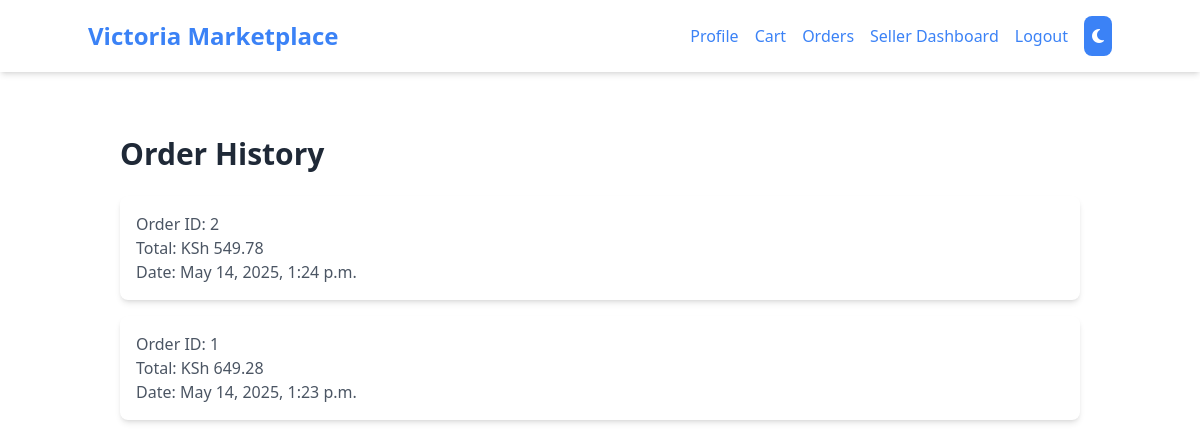
Page /orders/ (signed in) on the earlier database version.
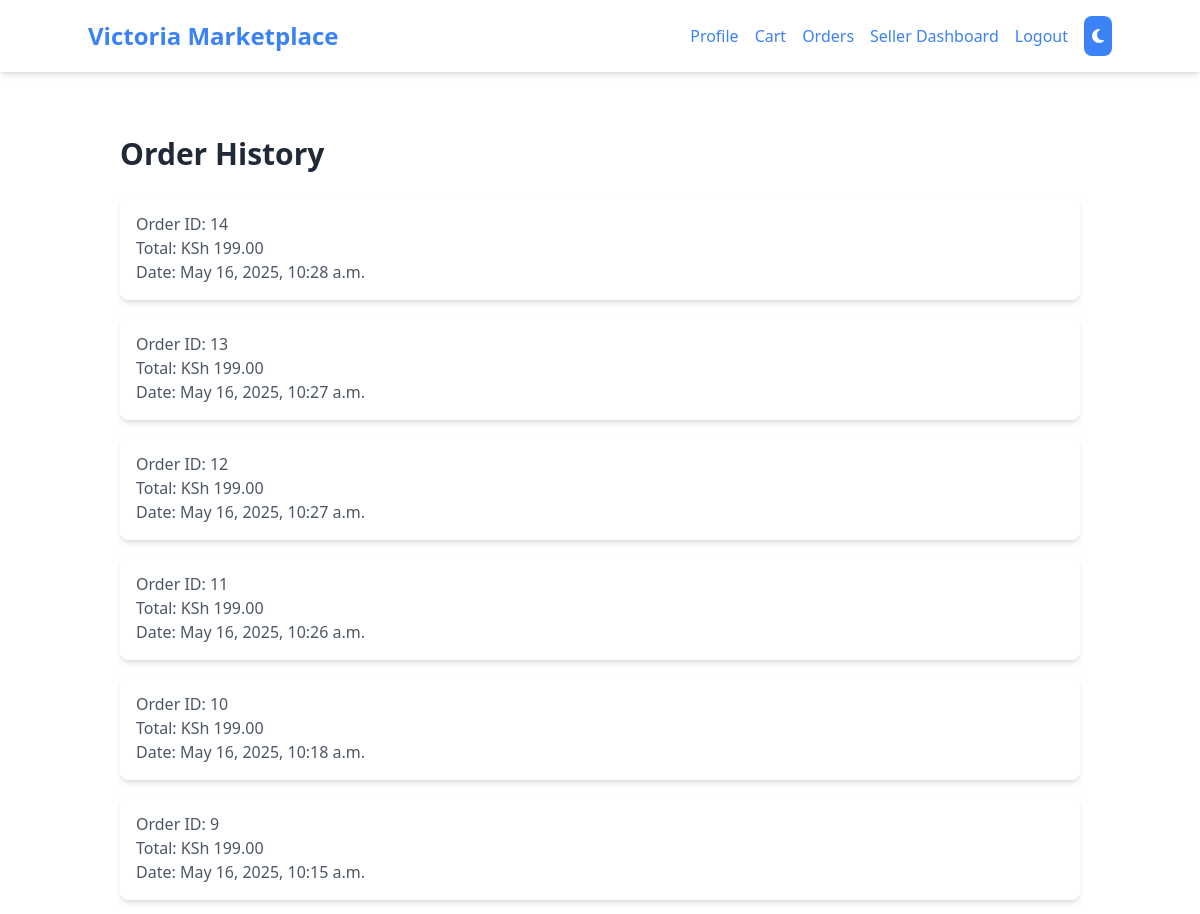
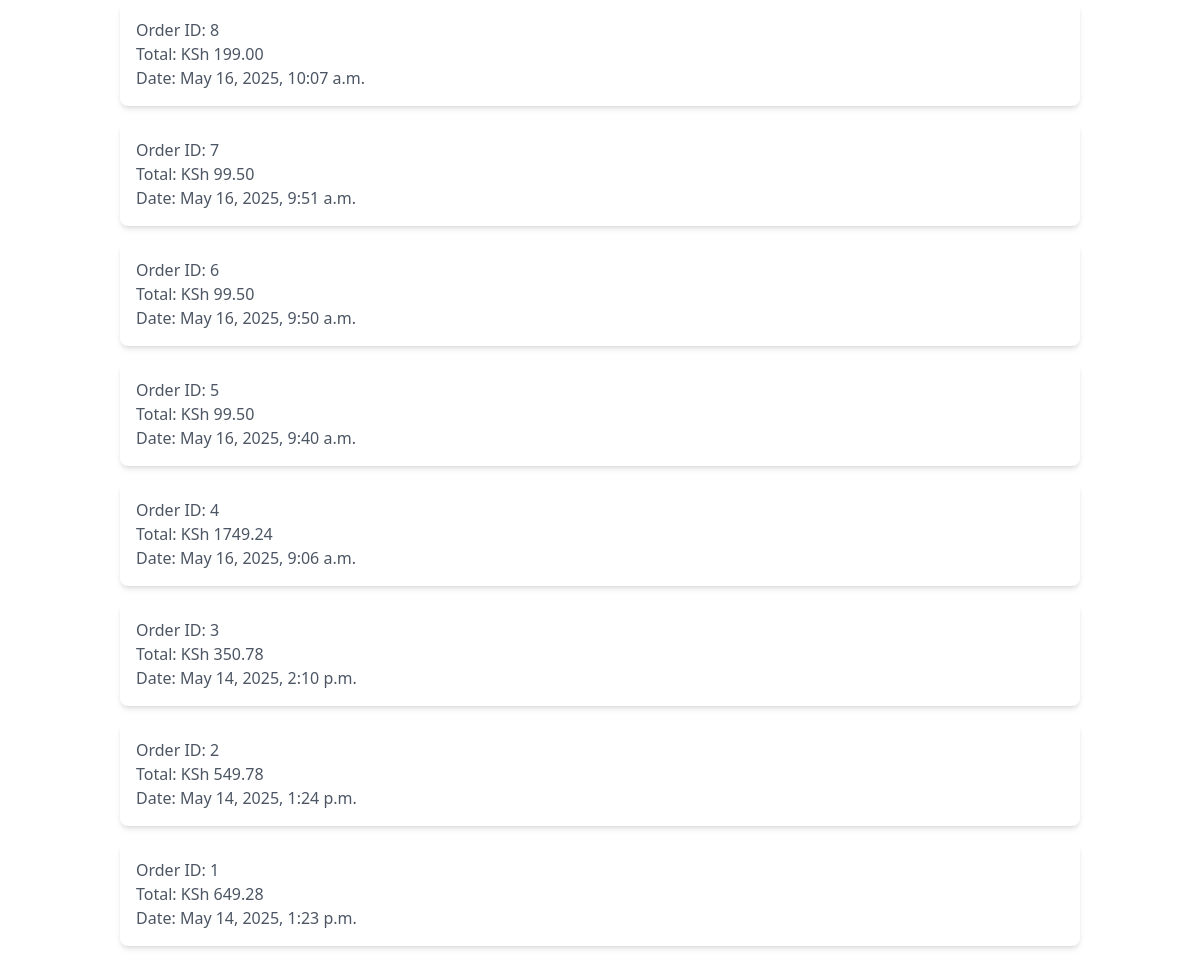
Same page on the later database version (2 pictures, top to bottom).
### marketplace/models.py (models this page shows, shortened)
class Order(models.Model):
    STATUS_CHOICES = [
        ('Pending', 'Pending'),
        ('Completed', 'Completed'),
        ('Failed', 'Failed'),
    ]
    user = models.ForeignKey(User, on_delete=models.CASCADE, related_name='orders')
    cart_items = models.ManyToManyField(CartItem)
    status = models.CharField(max_length=50, choices=STATUS_CHOICES, default='Pending')
    created_at = models.DateTimeField(auto_now_add=True)
    total_price = models.DecimalField(max_digits=10, decimal_places=2, null=True)

### marketplace/views.py (the view)
# urls.py: path('orders/', views.order_history, name='orders'),
@login_required
def order_history(request):
    orders = Order.objects.filter(user=request.user).order_by('-created_at')
    return render(request, 'marketplace/order_history.html', {
        'orders': orders,
    })

### templates/marketplace/order_history.html
{% extends 'base.html' %}
{% block content %}
    <div class="container mx-auto px-4 py-8">
        <h1 class="text-3xl font-semibold text-gray-800 mb-6">Order History</h1>
        {% if orders %}
            <div class="space-y-4">
                {% for order in orders %}
                    <div class="bg-white rounded-lg shadow-md p-4">
                        <p class="text-gray-600">Order ID: {{ order.id }}</p>
                        <p class="text-gray-600">Total: KSh {{ order.total_price }}</p>
                        <p class="text-gray-600">Date: {{ order.created_at }}</p>
                    </div>
                {% endfor %}
            </div>
        {% else %}
            <p class="text-gray-500 text-lg">You have no orders yet.</p>
            <a href="{% url 'marketplace:home' %}" class="text-blue-600 hover:underline">Start Shopping</a>
        {% endif %}
    </div>
{% endblock %}

Differences in the rows shown:
added Order: id "14", total_price "199.00", created_at "May 16, 2025, 10:28 a.m."
added Order: id "13", total_price "199.00", created_at "May 16, 2025, 10:27 a.m."
added Order: id "12", total_price "199.00", created_at "May 16, 2025, 10:27 a.m."
added Order: id "11", total_price "199.00", created_at "May 16, 2025, 10:26 a.m."
added Order: id "10", total_price "199.00", created_at "May 16, 2025, 10:18 a.m."
added Order: id "9", total_price "199.00", created_at "May 16, 2025, 10:15 a.m."
added Order: id "8", total_price "199.00", created_at "May 16, 2025, 10:07 a.m."
added Order: id "7", total_price "99.50", created_at "May 16, 2025, 9:51 a.m."
added Order: id "6", total_price "99.50", created_at "May 16, 2025, 9:50 a.m."
added Order: id "5", total_price "99.50", created_at "May 16, 2025, 9:40 a.m."
added Order: id "4", total_price "1749.24", created_at "May 16, 2025, 9:06 a.m."
added Order: id "3", total_price "350.78", created_at "May 14, 2025, 2:10 p.m."
